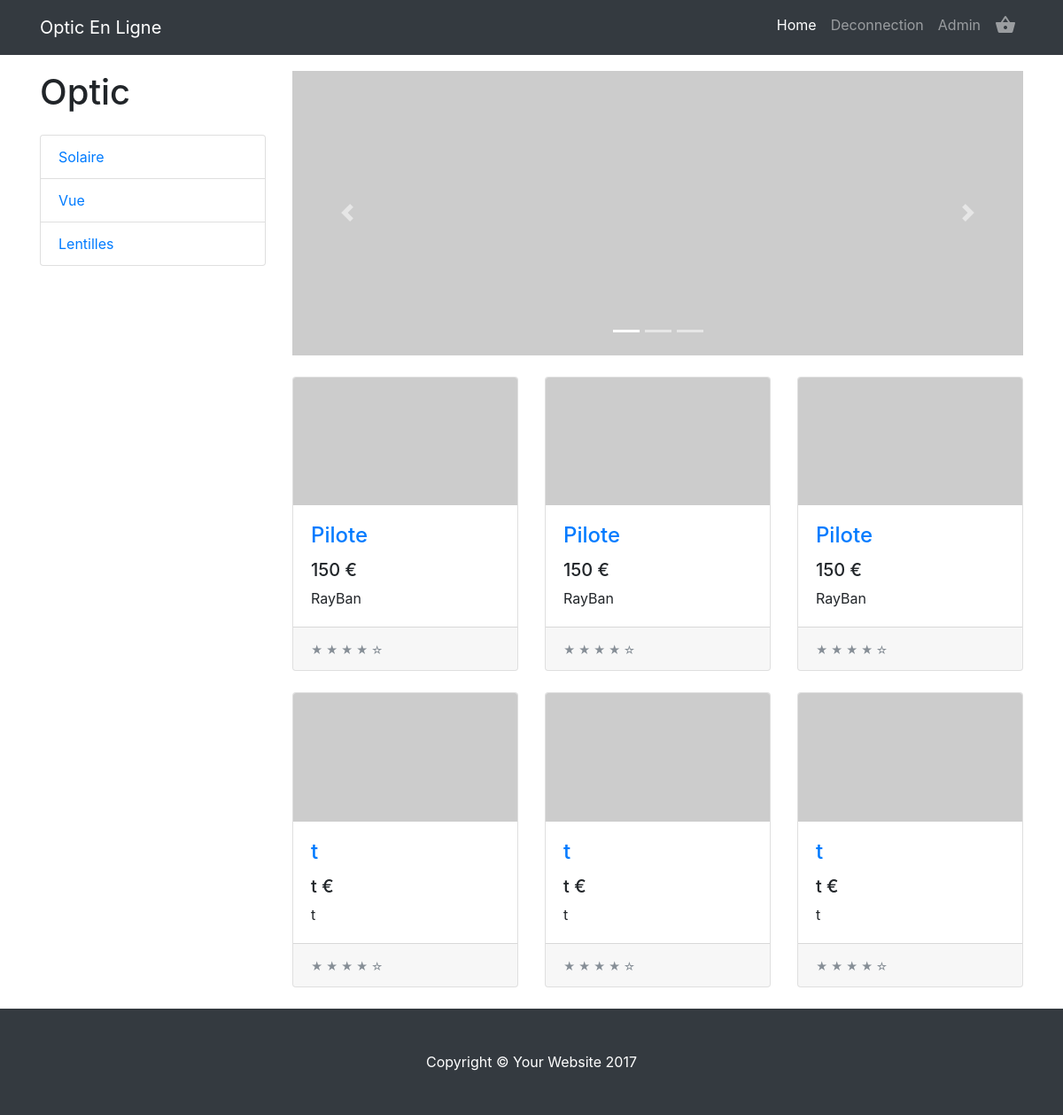
The page / (signed in) on the database its author committed.
### tables this page shows
CREATE TABLE `glasses` (
  `id` int(11) NOT NULL,
  `name` varchar(255) NOT NULL,
  `marque` varchar(255) NOT NULL,
  `price` varchar(255) NOT NULL,
  `size` varchar(255) NOT NULL,
  `type` varchar(255) NOT NULL,
  `ref` varchar(255) NOT NULL,
  `sexe` varchar(255) NOT NULL,
  `image` blob NOT NULL
);

### Controllers/homeController.php (called while the page is built)
<?php
require_once ('Models/GlassesSQL.php');
$selectGlasses = new GlassesSQL();
$selectXGlasses = $selectGlasses->selectXGlasse();
require_once ('Views/home.php');

### Models/GlassesSQL.php (called while the page is built, shortened)
<?php
class GlassesSQL
{
    public function selectXGlasse()
    {
        global $bdd;
        $selectXGlassesLocal = $bdd->prepare("SELECT * FROM `glasses` t1 WHERE (SELECT COUNT(*) FROM `glasses` t2 WHERE t1.id < t2.id) < 6 ORDER BY id ASC");
        $selectXGlassesLocal->execute();
        $selectXNumber = $selectXGlassesLocal->fetchAll();
        return $selectXNumber;
    }
}

### Views/home.php (the view, shortened to what this page needs)
<?php
require_once ('Views/Layout.php');
?>
<body>
<div class="container">
    <div class="row">
        <div class="col-lg-3">
            <h1 class="my-4">Optic</h1>
            <div class="list-group">
                <a href="index.php?p=solaire" class="list-group-item">Solaire</a>
                <a href="index.php?p=vue" class="list-group-item">Vue</a>
                <a href="#" class="list-group-item">Lentilles</a>
            </div>
        </div>
        <div class="col-lg-9">
            <div id="carouselExampleIndicators" class="carousel slide my-4" data-ride="carousel">
                <ol class="carousel-indicators">
                    <li data-target="#carouselExampleIndicators" data-slide-to="0" class="active"></li>
                    <li data-target="#carouselExampleIndicators" data-slide-to="1"></li>
                    <li data-target="#carouselExampleIndicators" data-slide-to="2"></li>
                </ol>
                <div class="carousel-inner" role="listbox">
                    <div class="carousel-item active">
                        <img class="d-block img-fluid" src="http://placehold.it/900x350" alt="First slide">
                    </div>
                </div>
                <a class="carousel-control-prev" href="#carouselExampleIndicators" role="button" data-slide="prev">
                    <span class="carousel-control-prev-icon" aria-hidden="true"></span>
                </a>
                <a class="carousel-control-next" href="#carouselExampleIndicators" role="button" data-slide="next">
                    <span class="carousel-control-next-icon" aria-hidden="true"></span>
                </a>
            </div>
            <div class="row">
                <?php foreach ($selectXGlasses as $item) { ?>
                <div class="col-lg-4 col-md-6 mb-4">
                    <div class="card h-100">
                        <a href="index.php?p=productDetail&id=<?php echo $item['id']?>"><img class="card-img-top" src="http://placehold.it/700x400" alt=""></a>
                        <div class="card-body">
                            <h4 class="card-title">
                                <a href="index.php?p=productDetail&id=<?php echo $item['id']?>"><?php echo $item['name']?></a>
                            </h4>
                            <h5><?php echo $item['price']?> €</h5>
                            <p class="card-text"><?php echo $item['marque']?></p>
                        </div>
                        <div class="card-footer">
                            <small class="text-muted">&#9733; &#9733; &#9733; &#9733; &#9734;</small>
                        </div>
                    </div>
                </div>
                <?php }?>
            </div>
        </div>
    </div>
</div>
<footer class="py-5 bg-dark">
    <div class="container">
        <p class="m-0 text-center text-white">Copyright &copy; Your Website 2017</p>
    </div>
</footer>
</body>
</html>

### Views/css/shop-homepage.css (style rules this page uses)
body { padding-top: 54px; }
@media (min-width: 992px) { body { padding-top: 56px; } }

### Views/css/sb-admin.css (style rules this page uses)
html { position: relative; min-height: 100%; }
body { overflow-x: hidden; }

### Views/css/1-col-portfolio.css (style rules this page uses)
body { padding-top: 54px; }
@media (min-width: 992px) { body { padding-top: 56px; } }

### rows shown on the page
glasses: name "Pilote", price "150", marque "RayBan"
glasses: name "Pilote", price "150", marque "RayBan"
glasses: name "Pilote", price "150", marque "RayBan"
glasses: name "t", price "t", marque "t"
glasses: name "t", price "t", marque "t"
glasses: name "t", price "t", marque "t"
